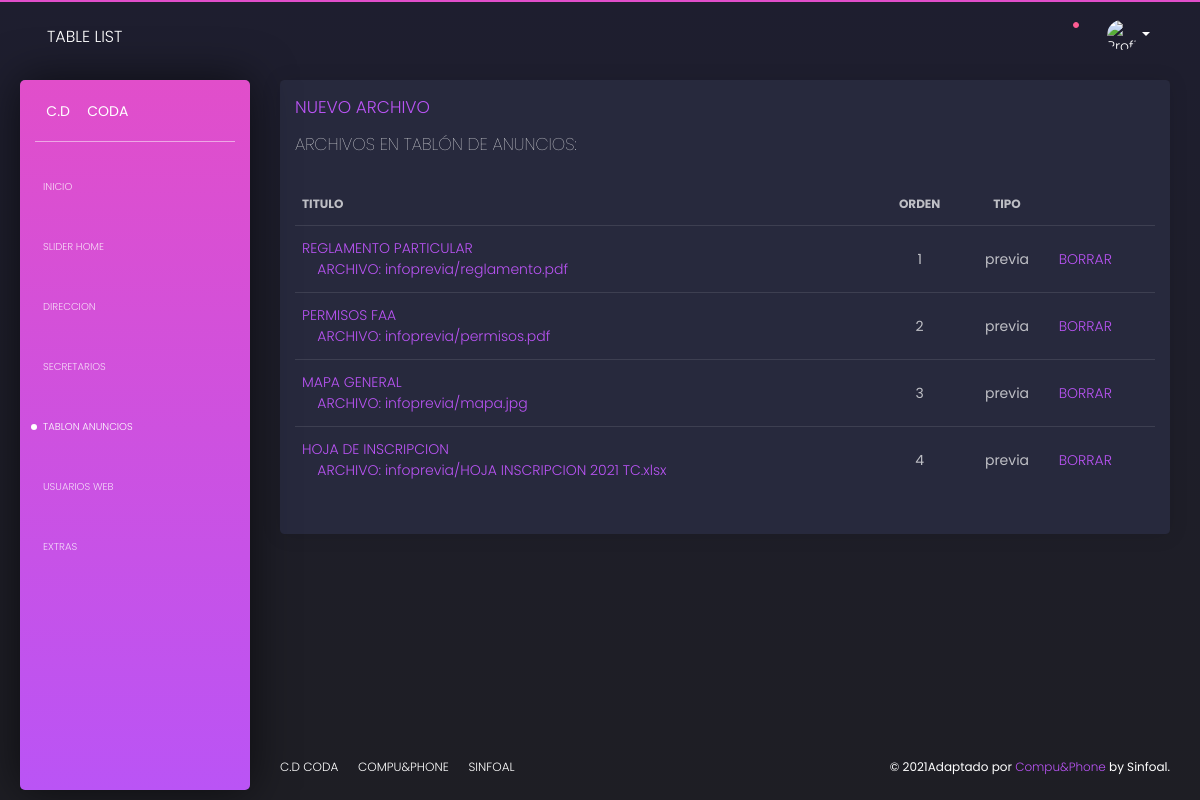
Screenshot of /admin2009/examples/tablon_ver.php?id=50&activo=tablon (signed in) with the database file from the repository.
### tables this page shows
CREATE TABLE `web_archivos` (
  `id` int(10) NOT NULL,
  `idcarrera` int(250) NOT NULL,
  `tipo` varchar(250) NOT NULL,
  `nombre` varchar(250) NOT NULL,
  `ruta` varchar(250) NOT NULL,
  `orden` int(2) NOT NULL
);

### admin2009/examples/tablon_ver.php (the view, shortened to what this page needs)
<!DOCTYPE html>
<?php
$id = $_GET['id'];
	?>
<html lang="en">
<head>
  <link href="https://use.fontawesome.com/releases/v5.0.6/css/all.css" rel="stylesheet">
  <link href="../assets/css/nucleo-icons.css" rel="stylesheet" />
  <link href="../assets/css/black-dashboard.css?v=1.0.0" rel="stylesheet" />
  <link href="../assets/demo/demo.css" rel="stylesheet" />
</head>
<body class="">
  <div class="wrapper">
    <?php
		include("menu.php");
	?>
    </div>
    <div class="main-panel">
      <nav class="navbar navbar-expand-lg navbar-absolute navbar-transparent">
        <div class="container-fluid">
          <div class="navbar-wrapper">
            <a class="navbar-brand" href="javascript:void(0)">Table List</a>
          </div>
          <div class="collapse navbar-collapse" id="navigation">
                        <?php
      include("usuario.php");
			?>
          </div>
        </div>
      </nav>
      <div class="content">
        <div class="row">
          <div class="col-md-12">
            <div class="card ">
              <div class="card-header">
                <h4 class="card-title"><a href="tablon_nuevo.php?id=<?php echo $id;?>"> NUEVO ARCHIVO</a></h4>
                <h4 class="card-title"> ARCHIVOS EN TABL&Oacute;N DE ANUNCIOS:</h4>
              </div>
              <div class="card-body">
                <div class="table-responsive">
                  <table class="table tablesorter " id="">
                    <thead class=" text-primary">
                      <tr>
                        <th>
                          Titulo
                        </th>
                        <th class="text-center">
                          Orden
                        </th>
                        <th class="text-center">
                          Tipo
                        </th>
                        <th class="text-center">
                        </th>
                      </tr>
                    </thead>
                    <tbody>
                      <?php
						$sql=$mysqli2->query("SELECT tipo,nombre,ruta,orden,id FROM web_archivos WHERE idcarrera='$id' ORDER BY id, orden");
							if($sql->num_rows==0)
								echo "<tr><td colspan='4'>No hay nada en el tablon de anuncios</td></tr>";
							else
								{
								while($fila=$sql->fetch_array())
									{
                  $id_tablon = $fila['id'];
									$ruta = $fila['ruta'];
									$nombre = $fila['nombre'];
									$tipo = $fila['tipo'];
									$orden = $fila['orden'];
									echo "<tr><td><a href='tablon_editar.php?id_tablon=".$id_tablon."&id=".$id."'>".$nombre."<br>&nbsp;&nbsp;&nbsp;&nbsp;ARCHIVO: ".$ruta."</a></td><td class='text-center'>".$orden."</td>
									<td class='text-center'>".$tipo."</td><td><a href='tablon_ver.php?id_tablon=".$id_tablon."&id=".$id."&accion=borrar'>BORRAR</a></td></tr>";
									}
								}
					  ?>
                    </tbody>
                  </table>
                </div>
              </div>
            </div>
          </div>
        </div>
      </div>
      <footer class="footer">
                <?php
			include("pie.php");
		?>
      </footer>
    </div>
  </div>
</body>
</html>

### admin2009/examples/menu.php (shortened to what this page needs)
  <div class="sidebar">
    <div class="sidebar-wrapper">
      <div class="logo">
        <a href="javascript:void(0)" class="simple-text logo-mini">
          C.D
        </a>
        <a href="javascript:void(0)" class="simple-text logo-normal">
          CODA
        </a>
      </div>
      <ul class="nav">
<?php
	if($_GET['activo']=='index')
		echo '<li class="active pro">';
	else
		echo "<li>";
	?>
          <a href="./index.php?activo=index&newBD=true">
            <p>INICIO</p>
          </a>
        </li>
      <?php
	if($_GET['activo']=='slider')
		echo '<li class="active">';
	else
		echo "<li>";
	?>
          <a href="./slider.php?activo=slider&newBD=true">
            <p>SLIDER HOME</p>
          </a>
        </li>
        <li>
  <?php
	if($_GET['activo']=='direccion')
		echo '<li class="active">';
	else
		echo "<li>";
	?>
          <a href="./direccion.php?activo=direccion&newBD=true">
            <p>DIRECCION</p>
          </a>
        </li>
        <li>
  <?php
	if($_GET['activo']=='secretarios')
		echo '<li class="active">';
	else
		echo "<li>";
	?>
          <a href="./secretarios.php?activo=secretarios&newBD=true">
            <p>SECRETARIOS</p>
          </a>
        </li>
        <?php
	if($_GET['activo']=='tablon')
		echo '<li class="active">';
	else
		echo "<li>";
	?>
          <a href="tablon.php?activo=tablon">
            <p>TABLON ANUNCIOS</p>
          </a>
        </li>
        <li>
  <?php
	if($_GET['activo']=='usuarios')
		echo '<li class="active">';
	else
		echo "<li>";
	?>
          <a href="usuarios.php?activo=usuarios&newBD=true">
            <p>USUARIOS WEB</p>
          </a>
        </li>
        <?php
	if($_GET['activo']=='extras')
		echo '<li class="active">';
	else
		echo "<li>";
	?>
          <a href="extras.php?activo=extras&newBD=true">
            <p>EXTRAS</p>
          </a>
        </li>
      </ul>
    </div>

### admin2009/examples/usuario.php (shortened to what this page needs)
<ul class="navbar-nav ml-auto">
              <li class="search-bar input-group">
                <button class="btn btn-link" id="search-button" data-toggle="modal" data-target="#searchModal"><i class="tim-icons icon-zoom-split"></i>
                </button>
              </li>
              <li class="dropdown nav-item">
                <a href="javascript:void(0)" class="dropdown-toggle nav-link" data-toggle="dropdown">
                  <div class="notification d-none d-lg-block d-xl-block"></div>
                </a>
              </li>
              <li class="dropdown nav-item">
                <a href="#" class="dropdown-toggle nav-link" data-toggle="dropdown">
                  <div class="photo">
                    <img src="../assets/img/<?php echo $imagen;?>" alt="Profile Photo">
                  </div>
                  <b class="caret d-none d-lg-block d-xl-block"></b>
                </a>
              </li>
            </ul>

### admin2009/examples/pie.php (shortened to what this page needs)
<div class="container-fluid">
          <ul class="nav">
            <li class="nav-item">
              <a href="javascript:void(0)" class="nav-link">
                C.D CODA
              </a>
            </li>
            <li class="nav-item">
              <a href="javascript:void(0)" class="nav-link">
                Compu&amp;Phone
              </a>
            </li>
            <li class="nav-item">
              <a href="javascript:void(0)" class="nav-link">
                Sinfoal
              </a>
            </li>
          </ul>
          <div class="copyright">
            ©
            Adaptado<i class="tim-icons icon-heart-2"></i> por
            <a href="#">Compu&amp;Phone</a> by Sinfoal.
          </div>
        </div>

### rows the page displays
web_archivos: nombre "REGLAMENTO PARTICULAR", ruta "infoprevia/reglamento.pdf", orden "1", tipo "previa"
web_archivos: nombre "PERMISOS FAA", ruta "infoprevia/permisos.pdf", orden "2", tipo "previa"
web_archivos: nombre "MAPA GENERAL", ruta "infoprevia/mapa.jpg", orden "3", tipo "previa"
web_archivos: nombre "HOJA DE INSCRIPCION", ruta "infoprevia/HOJA INSCRIPCION 2021 TC.xlsx", orden "4", tipo "previa"
